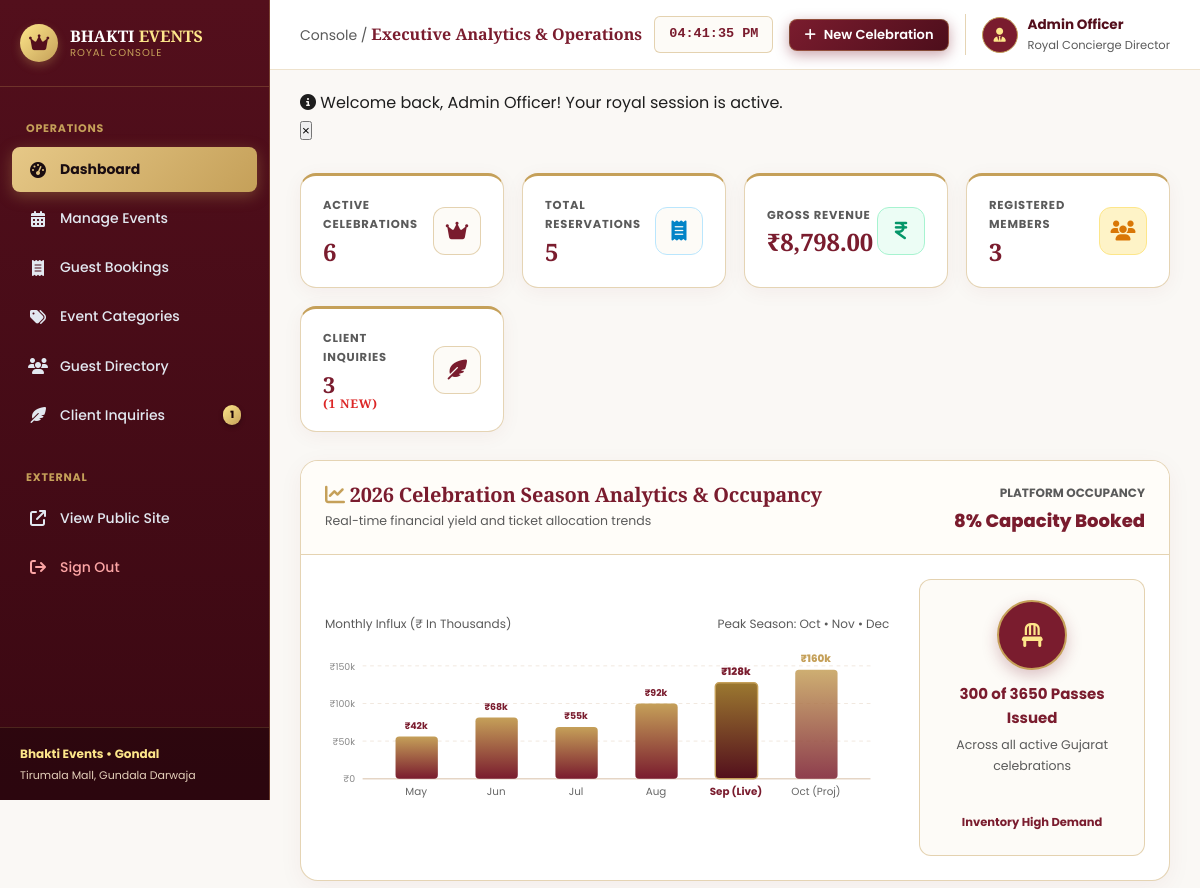
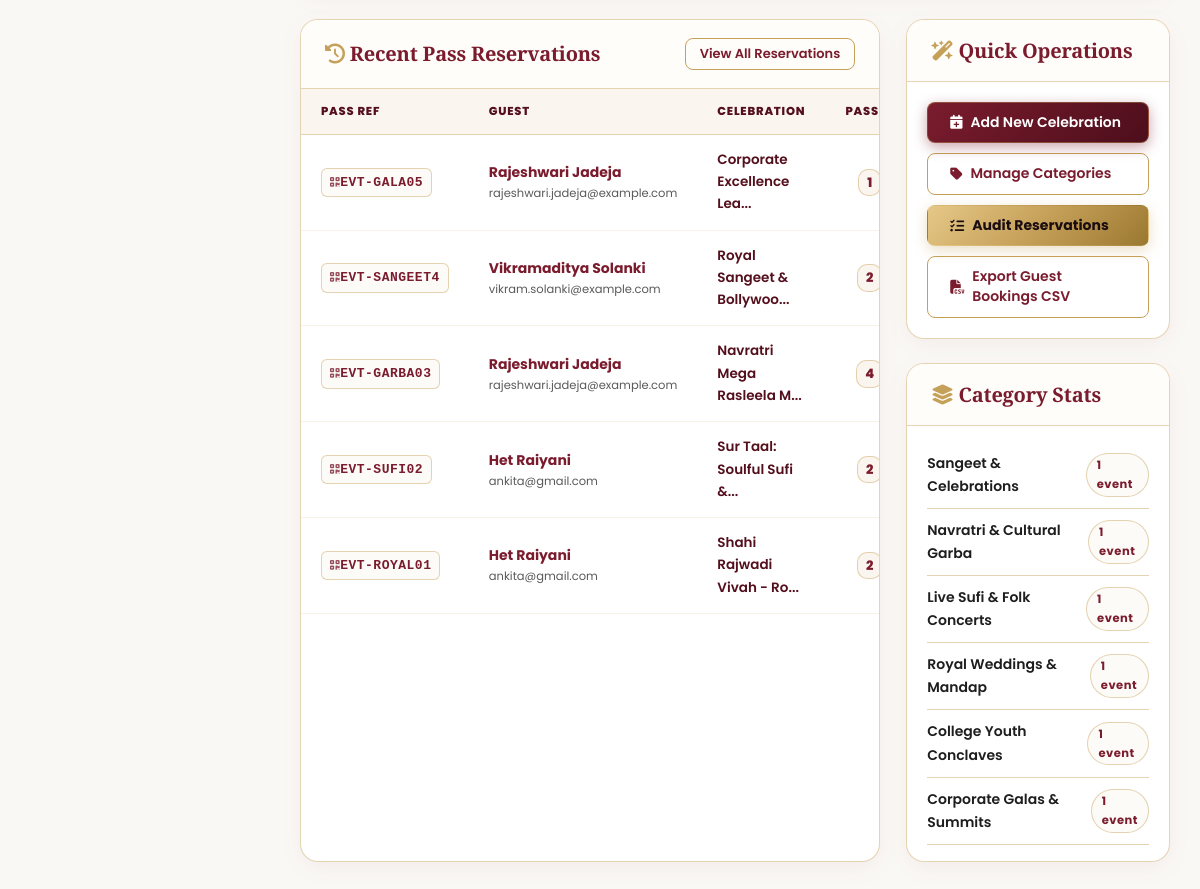
Page /admin/dashboard.php (signed in) on the committed database (2 pictures, top to bottom).
### tables this page shows
CREATE TABLE `bookings` (
  `id` INT AUTO_INCREMENT PRIMARY KEY,
  `booking_reference` VARCHAR(20) NOT NULL UNIQUE,
  `user_id` INT NOT NULL,
  `event_id` INT NOT NULL,
  `ticket_quantity` INT NOT NULL,
  `total_amount` DECIMAL(10,2) NOT NULL,
  `booking_status` ENUM('Confirmed', 'Pending', 'Cancelled') DEFAULT 'Confirmed',
  `payment_status` ENUM('Paid', 'Unpaid') DEFAULT 'Paid',
  `payment_method` VARCHAR(50) DEFAULT 'Simulated Online (UPI/Card)',
  `booked_at` TIMESTAMP DEFAULT CURRENT_TIMESTAMP,
  FOREIGN KEY (`user_id`) REFERENCES `users`(`id`) ON DELETE CASCADE,
  FOREIGN KEY (`event_id`) REFERENCES `events`(`id`) ON DELETE CASCADE
);

CREATE TABLE `users` (
  `id` INT AUTO_INCREMENT PRIMARY KEY,
  `fullname` VARCHAR(100) NOT NULL,
  `email` VARCHAR(100) NOT NULL UNIQUE,
  `password` VARCHAR(255) NOT NULL,
  `phone` VARCHAR(20) DEFAULT NULL,
  `role` ENUM('admin', 'user') DEFAULT 'user',
  `created_at` TIMESTAMP DEFAULT CURRENT_TIMESTAMP
);

CREATE TABLE `events` (
  `id` INT AUTO_INCREMENT PRIMARY KEY,
  `category_id` INT NOT NULL,
  `title` VARCHAR(200) NOT NULL,
  `description` TEXT NOT NULL,
  `venue` VARCHAR(255) NOT NULL,
  `event_date` DATE NOT NULL,
  `event_time` TIME NOT NULL,
  `ticket_price` DECIMAL(10,2) NOT NULL DEFAULT 0.00,
  `total_seats` INT NOT NULL,
  `available_seats` INT NOT NULL,
  `image` VARCHAR(255) DEFAULT 'default-event.jpg',
  `status` ENUM('upcoming', 'completed', 'cancelled') DEFAULT 'upcoming',
  `created_at` TIMESTAMP DEFAULT CURRENT_TIMESTAMP,
  FOREIGN KEY (`category_id`) REFERENCES `categories`(`id`) ON DELETE CASCADE
);

### includes/functions.php (called while the page is built, shortened)
<?php
function e(?string $string): string {
    return htmlspecialchars($string ?? '', ENT_QUOTES, 'UTF-8');
}
function format_price($amount): string {
    $val = floatval($amount);
    return '₹' . number_format($val, 2);
}
?>

### admin/dashboard.php (the view, shortened to what this page needs)
<?php
require_once '../includes/functions.php';
include 'sidebar.php';
$activeEventsCount = $pdo->query("SELECT COUNT(*) FROM events WHERE status = 'upcoming'")->fetchColumn();
$totalBookingsCount = $pdo->query("SELECT COUNT(*) FROM bookings")->fetchColumn();
$totalRevenue = $pdo->query("SELECT SUM(total_amount) FROM bookings WHERE booking_status = 'Confirmed'")->fetchColumn() ?: 0;
$totalUsersCount = $pdo->query("SELECT COUNT(*) FROM users WHERE role = 'user'")->fetchColumn();
$newInqCount = 0;
$totalInqCount = 0;
try {
    $newInqCount = (int)$pdo->query("SELECT COUNT(*) FROM inquiries WHERE status = 'New'")->fetchColumn();
    $totalInqCount = (int)$pdo->query("SELECT COUNT(*) FROM inquiries")->fetchColumn();
} catch (Exception $e) {}
$bookingsStmt = $pdo->query("SELECT b.*, e.title AS event_title, u.fullname, u.email, u.phone
                             FROM bookings b
                             JOIN events e ON b.event_id = e.id
                             JOIN users u ON b.user_id = u.id
                             ORDER BY b.booked_at DESC LIMIT 6");
$recentBookings = $bookingsStmt->fetchAll();
$catStmt = $pdo->query("SELECT c.category_name, COUNT(e.id) as event_count
                        FROM categories c
                        LEFT JOIN events e ON c.id = e.category_id
                        GROUP BY c.id ORDER BY event_count DESC");
$categoryBreakdown = $catStmt->fetchAll();
$seatStats = $pdo->query("SELECT SUM(total_seats) as total, SUM(available_seats) as available FROM events")->fetch();
$totalCapacity = $seatStats['total'] ?: 1;
$totalAvailable = $seatStats['available'] ?: 0;
$totalReserved = $totalCapacity - $totalAvailable;
$occupancyPct = round(($totalReserved / $totalCapacity) * 100);
?>
<div class="kpi-grid" style="grid-template-columns: repeat(auto-fit, minmax(200px, 1fr));">
  <div class="kpi-card">
    <div class="kpi-details">
      <span>Active Celebrations</span>
      <h3><?= $activeEventsCount ?></h3>
    </div>
    <div class="kpi-icon indigo">
      <i class="fa-solid fa-crown"></i>
    </div>
  </div>
  <div class="kpi-card">
    <div class="kpi-details">
      <span>Total Reservations</span>
      <h3><?= $totalBookingsCount ?></h3>
    </div>
    <div class="kpi-icon cyan">
      <i class="fa-solid fa-receipt"></i>
    </div>
  </div>
  <div class="kpi-card">
    <div class="kpi-details">
      <span>Gross Revenue</span>
      <h3><?= format_price($totalRevenue) ?></h3>
    </div>
    <div class="kpi-icon emerald">
      <i class="fa-solid fa-indian-rupee-sign"></i>
    </div>
  </div>
  <div class="kpi-card">
    <div class="kpi-details">
      <span>Registered Members</span>
      <h3><?= $totalUsersCount ?></h3>
    </div>
    <div class="kpi-icon amber">
      <i class="fa-solid fa-users"></i>
    </div>
  </div>
  <a href="manage-inquiries.php" class="kpi-card" style="text-decoration:none; color:inherit;">
    <div class="kpi-details">
      <span>Client Inquiries</span>
      <h3 style="font-size:22px;"><?= $totalInqCount ?> <?= $newInqCount > 0 ? '<span style="font-size:12px; color:#DC2626; font-weight:700;">(' . $newInqCount . ' New)</span>' : '' ?></h3>
    </div>
    <div class="kpi-icon" style="background:var(--ivory-soft); color:var(--burgundy); border:1px solid var(--gold-border);">
      <i class="fa-solid fa-feather-pointed"></i>
    </div>
  </a>
</div>
<div class="admin-card" style="margin-bottom:26px;">
  <div class="admin-card-header">
    <div>
      <h3 style="font-family:var(--font-heading); color:var(--burgundy);">
        <i class="fa-solid fa-chart-line me-2" style="color:var(--gold);"></i> 2026 Celebration Season Analytics &amp; Occupancy
      </h3>
      <span style="font-size:12.5px; color:var(--charcoal-muted);">Real-time financial yield and ticket allocation trends</span>
    </div>
    <div style="display:flex; align-items:center; gap:20px;">
      <div style="text-align:right;">
        <span style="font-size:12px; color:var(--charcoal-muted); text-transform:uppercase; font-weight:700;">Platform Occupancy</span>
        <div style="font-size:18px; font-weight:800; color:var(--burgundy);"><?= $occupancyPct ?>% Capacity Booked</div>
      </div>
    </div>
  </div>
  <div style="padding:24px; display:grid; grid-template-columns:2.5fr 1fr; gap:30px; align-items:center;">
    <div>
      <div style="display:flex; justify-content:space-between; font-size:12px; color:var(--charcoal-muted); margin-bottom:8px;">
        <span>Monthly Influx (₹ In Thousands)</span>
        <span>Peak Season: Oct &bull; Nov &bull; Dec</span>
      </div>
      <svg viewBox="0 0 600 170" width="100%" height="170" xmlns="http://www.w3.org/2000/svg">
        <text x="32" y="24" fill="#888" font-size="10" text-anchor="end">₹150k</text>
        <text x="32" y="64" fill="#888" font-size="10" text-anchor="end">₹100k</text>
        <text x="32" y="104" fill="#888" font-size="10" text-anchor="end">₹50k</text>
        <text x="32" y="144" fill="#888" font-size="10" text-anchor="end">₹0</text>
        <text x="97" y="87" fill="#7A1C2E" font-size="10" font-weight="700" text-anchor="middle">₹42k</text>
        <text x="97" y="157" fill="#666" font-size="11" text-anchor="middle">May</text>
        <text x="182" y="67" fill="#7A1C2E" font-size="10" font-weight="700" text-anchor="middle">₹68k</text>
        <text x="182" y="157" fill="#666" font-size="11" text-anchor="middle">Jun</text>
        <text x="267" y="77" fill="#7A1C2E" font-size="10" font-weight="700" text-anchor="middle">₹55k</text>
        <text x="267" y="157" fill="#666" font-size="11" text-anchor="middle">Jul</text>
        <text x="352" y="52" fill="#7A1C2E" font-size="10" font-weight="700" text-anchor="middle">₹92k</text>
        <text x="352" y="157" fill="#666" font-size="11" text-anchor="middle">Aug</text>
        <text x="437" y="30" fill="#7A1C2E" font-size="11" font-weight="800" text-anchor="middle">₹128k</text>
        <text x="437" y="157" fill="#7A1C2E" font-weight="700" font-size="11" text-anchor="middle">Sep (Live)</text>
        <text x="522" y="16" fill="#C5A059" font-size="11" font-weight="800" text-anchor="middle">₹160k</text>
        <text x="522" y="157" fill="#666" font-size="11" text-anchor="middle">Oct (Proj)</text>
      </svg>
    </div>
    <div style="background:var(--ivory-soft); border:1px solid var(--gold-border); border-radius:12px; padding:20px; text-align:center;">
      <div style="width:70px; height:70px; border-radius:50%; background:var(--burgundy); color:var(--gold-light); display:flex; align-items:center; justify-content:center; margin:0 auto 12px; font-size:24px; border:2px solid var(--gold); box-shadow:0 6px 15px rgba(122,28,46,0.25);">
        <i class="fa-solid fa-chair"></i>
      </div>
      <strong style="color:var(--burgundy); font-size:15px; display:block;"><?= $totalReserved ?> of <?= $totalCapacity ?> Passes Issued</strong>
      <div style="font-size:12.5px; color:var(--charcoal-muted); margin:4px 0 14px;">Across all active Gujarat celebrations</div>
      <div class="seat-progress-bar" style="height:10px; margin-bottom:8px;">
      </div>
      <span style="font-size:11.5px; color:var(--burgundy); font-weight:700;">Inventory High Demand</span>
    </div>
  </div>
</div>
<div style="display:grid; grid-template-columns: 2.2fr 1fr; gap:26px;">
  <div class="admin-card">
    <div class="admin-card-header">
      <h3 style="font-family:var(--font-heading); color:var(--burgundy);">
        <i class="fa-solid fa-clock-rotate-left me-2" style="color:var(--gold);"></i> Recent Pass Reservations
      </h3>
      <a href="manage-bookings.php" class="btn btn-sm btn-outline-primary" style="border-color:var(--gold); color:var(--burgundy);">View All Reservations</a>
    </div>
    <div class="table-responsive">
      <table class="admin-table">
        <thead>
          <tr>
            <th>Pass Ref</th>
            <th>Guest</th>
            <th>Celebration</th>
            <th>Passes</th>
          </tr>
        </thead>
        <tbody>
          <?php if (!empty($recentBookings)): ?>
            <?php foreach ($recentBookings as $b): ?>
              <tr>
                <td class="nowrap">
                  <a href="../ticket-success.php?ref=<?= urlencode($b['booking_reference']) ?>" target="_blank" class="ref-code" title="View / Print E-Pass Voucher">
                    <i class="fa-solid fa-qrcode me-1" style="font-size:11px; opacity:0.8;"></i><?= e($b['booking_reference']) ?>
                  </a>
                </td>
                <td>
                  <strong style="color:var(--burgundy); font-size:14px; display:block;"><?= e($b['fullname']) ?></strong>
                  <div style="font-size:11.5px; color:var(--charcoal-muted);"><?= e($b['email']) ?></div>
                </td>
                <td>
                  <div style="font-weight:600; color:var(--burgundy-dark); font-size:13.5px;" title="<?= e($b['event_title']) ?>">
                    <?= e(substr($b['event_title'], 0, 24)) ?><?= strlen($b['event_title']) > 24 ? '...' : '' ?>
                  </div>
                </td>
                <td class="nowrap" style="text-align:center;">
                  <span style="display:inline-block; font-weight:800; font-size:13px; background:#FAF5EE; color:var(--burgundy); padding:2px 8px; border-radius:10px; border:1px solid var(--gold-border);">
                    <?= $b['ticket_quantity'] ?>
                  </span>
                </td>
              </tr>
            <?php endforeach; ?>
          <?php endif; ?>
        </tbody>
      </table>
    </div>
  </div>
  <div>
    <div class="admin-card" style="margin-bottom:24px;">
      <div class="admin-card-header">
        <h3 style="font-family:var(--font-heading); color:var(--burgundy);">
          <i class="fa-solid fa-wand-magic-sparkles me-2" style="color:var(--gold);"></i> Quick Operations
        </h3>
      </div>
      <div style="padding:20px; display:flex; flex-direction:column; gap:10px;">
        <a href="manage-events.php?action=create" class="btn btn-primary" style="justify-content:flex-start;">
          <i class="fa-solid fa-calendar-plus me-1"></i> Add New Celebration
        </a>
        <a href="manage-categories.php" class="btn btn-outline-primary" style="justify-content:flex-start; border-color:var(--gold); color:var(--burgundy);">
          <i class="fa-solid fa-tag me-1"></i> Manage Categories
        </a>
        <a href="manage-bookings.php" class="btn btn-secondary" style="justify-content:flex-start;">
          <i class="fa-solid fa-list-check me-1"></i> Audit Reservations
        </a>
        <a href="export-csv.php" class="btn btn-outline-primary" style="justify-content:flex-start; border-color:var(--gold); color:var(--burgundy);">
          <i class="fa-solid fa-file-csv me-1"></i> Export Guest Bookings CSV
        </a>
      </div>
    </div>
    <div class="admin-card">
      <div class="admin-card-header">
        <h3 style="font-family:var(--font-heading); color:var(--burgundy);">
          <i class="fa-solid fa-layer-group me-2" style="color:var(--gold);"></i> Category Stats
        </h3>
      </div>
      <div style="padding:16px 20px;">
        <?php foreach ($categoryBreakdown as $cat): ?>
          <div style="display:flex; justify-content:space-between; align-items:center; padding:10px 0; border-bottom:1px solid var(--gold-border);">
            <span style="font-size:14px; font-weight:600; color:var(--charcoal);"><?= e($cat['category_name']) ?></span>
            <span class="badge-pill" style="font-size:11.5px; padding:2px 10px; background:var(--ivory-soft); color:var(--burgundy); border:1px solid var(--gold-border);">
              <?= $cat['event_count'] ?> <?= $cat['event_count'] == 1 ? 'event' : 'events' ?>
            </span>
          </div>
        <?php endforeach; ?>
      </div>
    </div>
  </div>
</div>
<?php include 'footer.php'; ?>

### rows in the picture
bookings: booking_reference "EVT-GALA05", user.fullname "Rajeshwari Jadeja", user.email "rajeshwari.jadeja@example.com", event.title "Corporate Excellence Lea", ticket_quantity "1"
bookings: booking_reference "EVT-SANGEET4", user.fullname "Vikramaditya Solanki", user.email "vikram.solanki@example.com", event.title "Royal Sangeet & Bollywoo", ticket_quantity "2"
bookings: booking_reference "EVT-GARBA03", user.fullname "Rajeshwari Jadeja", user.email "rajeshwari.jadeja@example.com", event.title "Navratri Mega Rasleela M", ticket_quantity "4"
bookings: booking_reference "EVT-SUFI02", user.fullname "Het Raiyani", user.email "ankita@gmail.com", event.title "Sur Taal: Soulful Sufi &", ticket_quantity "2"
bookings: booking_reference "EVT-ROYAL01", user.fullname "Het Raiyani", user.email "ankita@gmail.com", event.title "Shahi Rajwadi Vivah - Ro", ticket_quantity "2"

### other values in the picture
$newInquiriesCount "1"
$pageHeader "Executive Analytics & Operations"
$_SESSION['fullname'] "Admin Officer"
$flash['message'] "Welcome back, Admin Officer! Your royal session is active."
$activeEventsCount "6"
$totalBookingsCount "5"
format_price($totalRevenue) "₹8,798.00"
$totalUsersCount "3"
$totalInqCount "3"
$newInqCount "1"
$occupancyPct "8"
$totalReserved "300"
$totalCapacity "3650"
$cat['category_name'] "Sangeet & Celebrations"
$cat['event_count'] "1"
